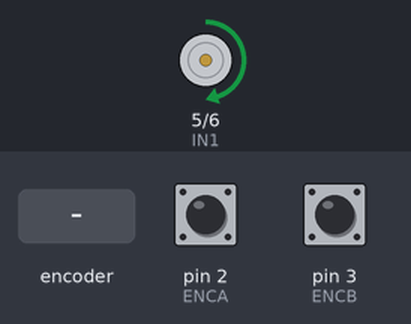
Recording of a sketch running on a simulated Arduino Uno, built with avr-gcc and run on an emulated ATmega328P. On the bench: motor-driver pin pairs drawn as motors (green arrow = first pin HIGH = forward, orange = second pin HIGH = backward, longer = more drive, scaled by the enable pin). The inputs (shaded band) are chosen by the test bench; at power-on: pin 2 (ENCA) HIGH, pin 3 (ENCB) HIGH. What the sketch prints to the serial monitor is not drawn.

Above: at 1.2 s.
1.3 s: rotary encoder on pin 2 (ENCA) / pin 3 (ENCB) turned 1 step (first pin leading)
At 2.4 s:
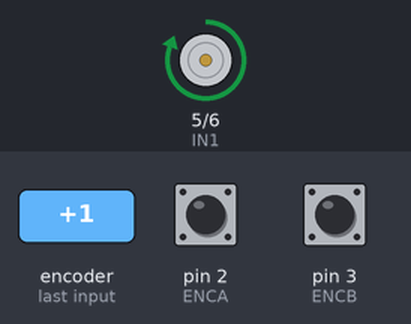
Timing chart, 0 to 28.5 s (numbered marks = the images above; inputs shaded):
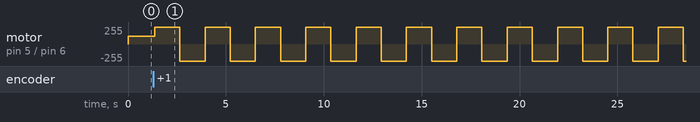

The sketch:

test.ino
```cpp
/*
 * rosserial PubSub Example
 * Prints "hello world!" and toggles led
 */
#include <Encoder.h>
#include <util/atomic.h>
// Pins
#define ENCA 2
#define ENCB 3
#define PWM 10
#define IN1 5
#define IN2 6
long prevT = 0;
int posPrev = 0;
float cumuError = 0;
float error;
float lastError;
float rateError;
float rpmFilt = 0;
float rpmPrev = 0;
volatile int pos_i = 0;
volatile float velocity_i = 0;
volatile long prevT_i = 0;
volatile float deltaT_i;
int pwr = 255;
int dir = 1;
int pos = 0;
float rpm;
void setup() {
  // put your setup code here, to run once:
  Serial.begin(9600);
  pinMode(ENCA, INPUT);
  pinMode(ENCB, INPUT);
  pinMode(PWM,OUTPUT);
  pinMode(IN1,OUTPUT);
  pinMode(IN2,OUTPUT);
  attachInterrupt(digitalPinToInterrupt(ENCA),readEncoder,RISING);
}
void loop() {
  float deltaT;
  float velocity2 = 0;
  ////////// Calculate Speed (RPM)///////////////
//  run_motor(dir, pwr);
  ATOMIC_BLOCK(ATOMIC_RESTORESTATE){
    velocity2 = velocity_i;
    deltaT = deltaT_i;
  }
  //Serial.println(velocity2);
  rpm = velocity2/20.0*60.0;
  Serial.println(rpm);
  ///////////////////////////////////////////////
    // Low-pass filter (25 Hz cutoff)
  rpmFilt = 0.854*rpmFilt + 0.0728*rpm + 0.0728*rpmPrev;
  rpmPrev = rpm;
  ////////// PID control ////////////////////////
  float target_vel = 120;
  float kp = 1;
  float ki = 1;
//  float kd = 5;
  float new_pwr = computePID(kp,ki,target_vel, rpmFilt, deltaT);
  ///////////////////////////////////////////////
  if (pwr < 0){
    dir = -1;
    }
  else{
    dir = 1;
    }
  pwr = (int) fabs(new_pwr);
  if (pwr > 255){
    pwr = 255;
    }
  run_motor(dir, pwr);
}
float computePID(float kp,float ki,float target_vel, float rpm, float deltaT){
  error = target_vel - rpmFilt;
  cumuError += error*deltaT;
  float out_signal = kp*error + ki*cumuError;
  return out_signal;
  }
void run_motor(int dir, float pwr){
  if (dir == 1){
    digitalWrite(IN1, HIGH);
    digitalWrite(IN2, LOW);
  }
  else if (dir == -1){
    digitalWrite(IN1, LOW);
    digitalWrite(IN2, HIGH);
  }
  else{
    digitalWrite(IN1, LOW);
    digitalWrite(IN2, LOW);
    }
  analogWrite(PWM, pwr);
  }
void readEncoder(){
  // Read encoder B when ENCA rises
  int b = digitalRead(ENCB);
  int increment = 1;
  // Compute velocity with method 2
  long currT = micros();
  deltaT_i = ((float) (currT - prevT_i))/1.0e6;
  velocity_i = increment/deltaT_i;
  prevT_i = currT;
}
```

Measured:
- after the input at 1.3 s, motor on pin 5 (IN1) / pin 6 (IN2): alternates forward 255/255 for 1.3 s and backward 255/255 for 1.3 s, starting after 0.06 s
